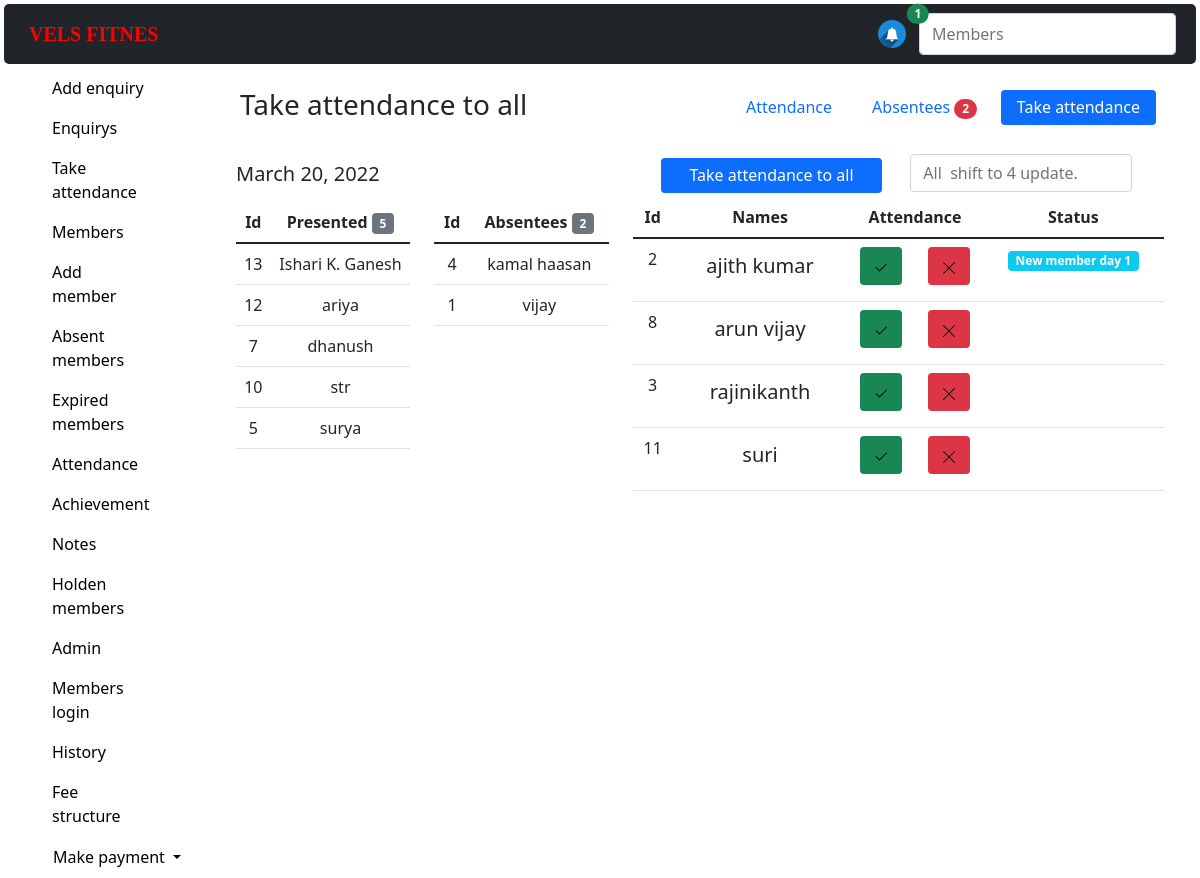
/take_attendance_all, run on the app's committed database.
### administrator/models.py (models this page shows, shortened)
class Attendance(models.Model):
    date = models.DateField(auto_now_add=True)
    members = models.ManyToManyField(Member,related_name="+" ,blank=True )
    absentees = models.ManyToManyField(Member,related_name="+",blank=True)

class Member(models.Model):
    name = models.CharField(max_length=100)
    memberId=models.CharField(max_length=10)
    number = models.CharField(max_length=10)
    joined = models.DateField()
    expiry = models.DateField()
    image       = models.ImageField(default="default/person.png",blank=True,null=True,upload_to='./')
    shift="Morning"
    shift_types = (
        ('Morning', 'Morning'),
        ('Evening', 'Evening'),
    )
    shift_type = models.CharField(max_length=10,choices=shift_types,default=shift)
    message = models.TextField(blank=True)
    hold = models.BooleanField(default=False)
    hold_date = models.DateField(blank=True,null=True)
    hold_reason= models.CharField(max_length=100,blank=True)
    dark_color = ""
    colors_types = (
        ('danger', 'danger'),
        ('warning', 'warning'),
        ('success', 'success'),
        ('info', 'info'),
        ('secondary', 'secondary'),
        (dark_color, ''),
    )
    color = models.CharField(max_length=30,blank=True, choices=colors_types,default=dark_color)
    color_message = models.CharField(blank=True, max_length=30,default=" ")
    def info(self)->str:
        return f"""
    Name :\t{self.name}\t
    Member Id :{self.memberId}
    Number :{self.message}
    joined :{self.joined}
    shift :{self.shift_type}
    Message :{self.message}
    expiry :{self.expiry}

    """
    def __str__(self) -> str:
        return self.name

### administrator/all_views/attendance.py (the view, shortened to what this page needs)
# urls.py: path('take_attendance_all',attendance.take_attendance_all,name='take_attendance_all'),
def take_attendance_all(req):
    now_shift = "All "
    atd = today_attendance_obj()
    members = []
    for member in Member.objects.filter(hold=False).order_by("name"):
        if member not in atd.members.all() and member not in atd.absentees.all() and member not in Absentees.objects.all():
            members.append(member)
    return render(req, "administrator/attendance/take_attendance.html",
                  {
                      "page_name": "Take attendance to all",
                      "attendance_date": atd.date,
                      "members": members,
                      "now_shift": now_shift,
                      "update": len(members),
                      "absentees": atd.absentees.order_by("name"),
                      "present_members": atd.members.order_by("name"),
                      "present_count": atd.members.count(),
                      "absentees_count": atd.absentees.count(),
                      "count": count_attendance_page(),
                  })

### administrator/templates/administrator/attendance/take_attendance.html (shortened to what this page needs)
{%extends 'main.html'%} {%block content%} {% include 'attendance_navbar.html'%}
<div class="container text-center ">
    <div class="row">
        <div class="col-5 ">
            <div class="navbar">
                <h5 class="">{{attendance_date}}</h5>
            </div>
            <div class="row">
                <div class="col">
                    <table class="table text-center table-hover">
                        <thead>
                            <tr>
                                <th scope="col">Id</th>
                                <th scope="col">Presented <span class="badge bg-secondary">{{present_count}}</span></th>
                            </tr>
                        </thead>
                        <tbody>
                            {%for member in present_members%}
                            <tr data-bs-toggle="modal" data-bs-target="#Absentees" onclick="setmember('{{member.id}}','{{member.name}}','{{member.expiry}}')">
                                <td>{{member.memberId}}</td>
                                <td>{{member}}</td>
                            </tr>
                            {%endfor%}
                        </tbody>
                    </table>
                </div>
                <div class="col">
                    <table class="table text-center table-hover">
                        <thead>
                            <tr>
                                <th scope="col">Id</th>
                                <th scope="col">Absentees <span class="badge bg-secondary">{{absentees_count}}</span></th>
                            </tr>
                        </thead>
                        <tbody>
                            {%for member in absentees%}
                            <tr data-bs-toggle="modal" data-bs-target="#exampleModal" onclick="setmember('{{member.id}}','{{member.name}}','{{member.expiry}}')">
                                <td>{{member.memberId}}</td>
                                <td>
                                    {{member}}
                                </td>
                            </tr>
                            {%endfor%}
                        </tbody>
                    </table>
                </div>
            </div>
        </div>
        <div class="col">
            <div class="container">
                <div class="row">
                    <div class="col-sm">
                        <ul class="nav nav-pills nav-fill h6">
                            <li class="nav-item m-1 ">
                                {%if page_name == "Take attendance to all"%}
                                <a class="nav-link active  " aria-current="page" href="/take_attendance_all"> Take attendance to all
                </a> {%else%}
                                <a class="nav-link  " href="/take_attendance_all">Take attendance to all
                  <span class="badge rounded-pill bg-danger">{{count.attendance.all_shift}}</span>
                </a> {%endif%}
                            </li>
                        </ul>
                    </div>
                    <div class="col">
                        <form class="d-flex" method="post" action="/take_attendance">
                            <input class="form-control me-2" type="search" placeholder="{{now_shift}} shift to {{update}} update." aria-label="Search" name="queries" autocomplete="off">
                        </form>
                    </div>
                </div>
            </div>
            <table class="table ">
                <thead>
                    <tr>
                        <th scope="col">Id </th>
                        <th scope="col">Names</th>
                        <th scope="col" colspan="2">Attendance</th>
                        <th scope="col">Status</th>
                    </tr>
                </thead>
                <tbody class="overflow-scroll">
                    {%for member in members%}
                    <tr>
                        <td>
                            {{member.memberId}}
                        </td>
                        <td>
                            <a href="member/{{member.id}}/" class="btn ">
                                <h5> {{member.name}} </h5>
                            </a>
                        </td>
                        {%if page_name == "Take attendance"%}
                        <td>
                            <a class="btn bg-success" href="choice_attendance/P_{{member.id}}_today/" role="button">
                                <img id="" src="/static/icons/check2.svg" alt="p btn">
                            </a>
                        </td>
                        <td>
                            <a class="btn bg-danger " href="choice_attendance/A_{{member.id}}_today/" role="button">
                                <img id="" src="/static/icons/x-lg.svg" alt="x btn">
                            </a>
                        </td>
                        {%else%}
                        <td>
                            <a class="btn bg-success" href="choice_attendance/P_{{member.id}}_all/" role="button">
                                <img id="" src="/static/icons/check2.svg" alt="p btn">
                            </a>
                        </td>
                        <td>
                            <a class="btn bg-danger " href="choice_attendance/A_{{member.id}}_all/" role="button">
                                <img id="" src="/static/icons/x-lg.svg" alt="x btn">
                            </a>
                        </td>
                        {%endif%}
                        <td><span class="m-1 badge bg-{{member.color}}">{{member.color_message}}</span></td>
                    </tr>
                    {%endfor%}
                </tbody>
            </table>
        </div>
    </div>
</div>
{%endblock%}

### templates/main.html (shortened to what this page needs)
<!DOCTYPE html>
<html lang="en">
<head>
    <link href="/static/css/bootstrap.min.css" rel="stylesheet">
</head>
<body>
    {% include 'navbar.html'%}
    <div class="container-fluid">
        <div class="row">
            <div class="col-2">
                {% include 'vertical_navbar.html'%}
            </div>
            <div  class="col-10">
                {%block content%}
                {%endblock%}
            </div>
        </div>
    </div>
</body>
</html>

### templates/navbar.html (shortened to what this page needs)
<nav class="navbar m-1  bg-dark  navbar_main ">
  <div class="container-fluid ">
    <a class="btn" href="/" id="head_nvabar" accesskey="0">
      VELS FITNES
    </a>
    <div class="d-flex">
      {%if count.today.total != 0  %}
      <div class=" dropend dropstart " >
         <button type="button"  type="button" class="btn position-relative mx-auto" dropdown-toggle " data-bs-toggle="dropdown" aria-expanded="false">
          <span class="position-absolute top-0 start-100 translate-middle badge rounded-pill bg-success">
            {{count.today.total}}
          </span>
          <img src="/default/notification.png" alt="/default/notification.png" style="max-width: 28px;">
        </button>
      </div>
      {%endif%}
      <form class="d-flex" method="post" action="/members">
        <input class="form-control me-2" accesskey="`" type="search" placeholder="Members" aria-label="Search"
          name="queries" autocomplete="off">
      </form>
    </div>
  </div>
</nav>

### templates/vertical_navbar.html (shortened to what this page needs)
<div class="container-sm ">
  <ul class="nav    vertical_lu">
    <li class="nav-item     vertical_li">
      <a class="nav-link    vertical_a " href="/add_enquiry" accesskey="1">Add enquiry </a>
    </li>
    <li class="nav-item     vertical_li ">
      <a class="nav-link    vertical_a  active" href="/enquirys"  accesskey="2">Enquirys </a>
    </li>
    <li class="nav-item     vertical_li">
      <a class="nav-link    vertical_a" href="/take_attendance" accesskey="q">Take attendance</a>
    </li>
    <li class="nav-item     vertical_li">
      <a class="nav-link    vertical_a " href="/members" accesskey="4">Members </a>
    </li>
    <li class="nav-item     vertical_li">
      <a class="nav-link    vertical_a" href="/add_member" accesskey="3">Add member</a>
    </li>
    <li class="nav-item     vertical_li">
      <a class="nav-link    vertical_a" href="/absent_members" accesskey="a">Absent members</a>
    </li>
    <li class="nav-item     vertical_li">
      <a class="nav-link    vertical_a" href="/expiry_expired" accesskey="x">Expired members</a>
    </li>
    <li class="nav-item     vertical_li">
      <a class="nav-link    vertical_a" href="/attendance_home" accesskey="5">Attendance</a>
    </li>
    <li class="nav-item     vertical_li">
      <a class="nav-link    vertical_a" href="/achievement" accesskey="c">Achievement</a>
    </li>
    <li class="nav-item     vertical_li">
      <a class="nav-link    vertical_a" href="/notes" accesskey="n">Notes</a>
    </li>
    <li class="nav-item     vertical_li">
      <a class="nav-link    vertical_a" href="/hold_member" accesskey="h">Holden members</a>
    </li>
    <li class="nav-item     vertical_li">
      <a class="nav-link    vertical_a" accesske="d" href="/admin/">Admin</a>
    </li>
    <li class="nav-item     vertical_li">
      <a class="nav-link    vertical_a" href="/member_login" accesskey="l">Members login</a>
    </li>
    <li class="nav-item     vertical_li">
      <a class="nav-link    vertical_a" href="/history" accesskey="i">History</a>
    </li>
    <li class="nav-item     vertical_li">
      <a class="nav-link    vertical_a" href="/fees" accesskey="s">Fee structure</a>
    </li>
    <li class="nav-item     vertical_li">
      <div class="dropdown">
        <button class="btn  dropdown-toggle  vertical_a" type="button"  accesskey="m" id="dropdownMenu2" data-bs-toggle="dropdown"
          aria-expanded="false">
          Make payment
        </button>
      </div>
    </li>
  </ul>
</div>

### templates/attendance_navbar.html (shortened to what this page needs)
<nav class="navbar m-1   navbar_attendance ">
  <div class="container-fluid">
    <h3 class="navbar " href="/">{{page_name}}</h3>
    <div class="d-flex">
      <ul class="nav nav-pills nav-fill h6">
        <li class="nav-item m-1 ">
          {%if page_name == "Attendance" or page_name == "Attendance to all"%}
          <a class="nav-link active  " aria-current="page" href="/attendance_home"> Attendance
          </a>
          {%else%}
          <a class="nav-link  " href="/attendance_home">Attendance
          </a>
          {%endif%}
        </li>
        <li class="nav-item m-1 ">
          {%if page_name == "Absent members"%}
          <a class="nav-link active  " aria-current="page" href="/absent_members">Absentees
            <span class="badge rounded-pill bg-danger">{{count.absentees}}</span>
          </a>
          {%else%}
          <a class="nav-link  " href="/absent_members">Absentees
            <span class="badge rounded-pill bg-danger">{{count.absentees}}</span>
          </a>
          {%endif%}
        </li>
        <li class="nav-item m-1 ">
          {%if page_name == "Take attendance" or page_name == "Take attendance to all"%}
          <a class="nav-link active  " aria-current="page" href="/take_attendance"> Take attendance
          </a>
          {%else%}
          <a class="nav-link  " href="/take_attendance">Take attendance
            <span class="badge rounded-pill bg-danger">{{count.enquiry.today}}</span>
          </a>
          {%endif%}
        </li>
      </ul>
    </div>
  </div>
</nav>

### data on the page
Attendance: date "March 20, 2022"
Member: memberId "13", name "Ishari K. Ganesh"
Member: memberId "12", name "ariya"
Member: memberId "7", name "dhanush"
Member: memberId "10", name "str"
Member: memberId "5", name "surya"
Member: memberId "4", name "kamal haasan"
Member: memberId "1", name "vijay"
Member: memberId "2", name "ajith kumar", color_message "New member day 1"
Member: memberId "8", name "arun vijay"
Member: memberId "3", name "rajinikanth"
Member: memberId "11", name "suri"

### other printed values
{{ count.today.total }} "1"
{{ page_name }} "Take attendance to all"
{{ count.absentees }} "2"
{{ present_count }} "5"
{{ absentees_count }} "2"
